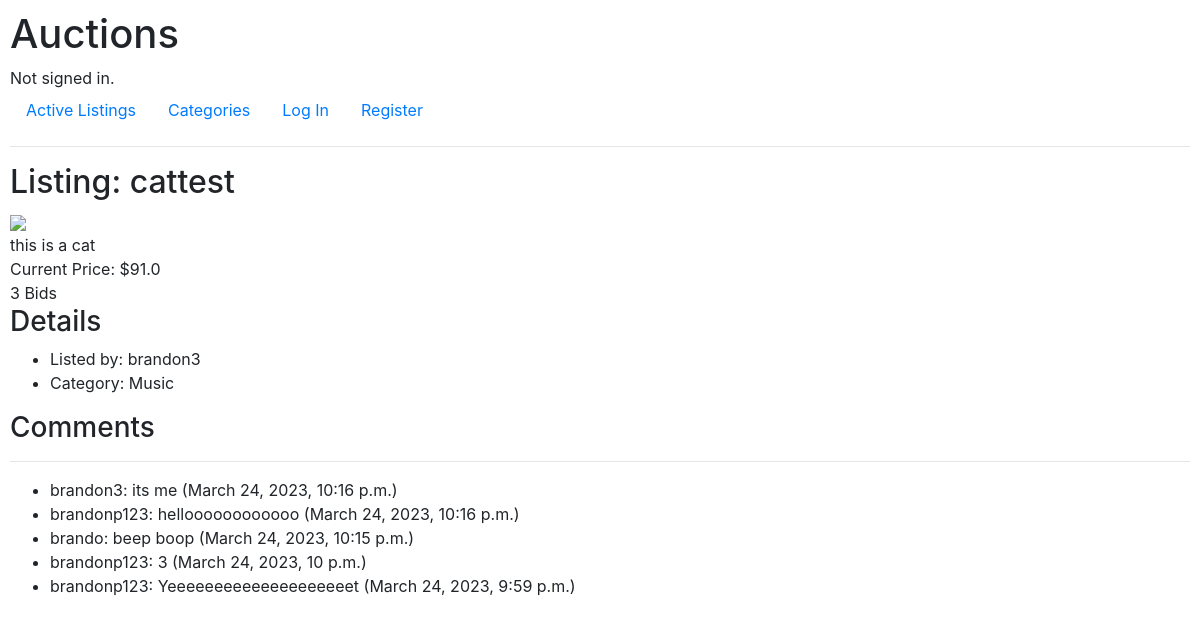
Page /listing/16 on the committed database.
### auctions/models.py (models this page shows, shortened)
class Listing(models.Model):
    title = models.CharField(max_length=50)
    description = models.CharField(max_length=1000)
    price = models.FloatField()
    image_url = models.CharField(max_length=1500, blank=True)
    is_active = models.BooleanField(default=True)
    user = models.ForeignKey(User, on_delete=models.CASCADE, blank=True, null=True, related_name="listing_user") # One user can be associated with many listings
    category = models.ForeignKey(Category, on_delete=models.CASCADE, blank=True, null=True, related_name="listing_category") # One category can be associated with many listings
    time = models.DateTimeField(auto_now_add=True) # Auto timestamp

class User(AbstractUser):
    pass

class Category(models.Model):
    category_name = models.CharField(max_length=50)
    def __str__(self):
        return self.category_name

class Comment(models.Model):
    user = models.ForeignKey(User, on_delete=models.CASCADE, blank=True, null=True, related_name="comment_user") # One user can be associated with many comments
    listing = models.ForeignKey(Listing, on_delete=models.CASCADE, blank=True, null=True, related_name="comment_listing") # One listing can be associated with many comments
    comment = models.CharField(max_length=400)
    time = models.DateTimeField(auto_now_add=True) # Auto timestamp

### auctions/views.py (the view)
# urls.py: path("listing/<str:listing_id>", views.listing, name="listing"),
def listing(request, listing_id):
    user_id = request.user.id
    filter = {"user": user_id, "listing": listing_id}
    if len(Watchlist.objects.filter(**filter)) == 1:
        in_watchlist = True
    else:
        in_watchlist = False
    current_listing = Listing.objects.get(id=int(listing_id))
    seller = User.objects.get(id=current_listing.user.id)
    comments = Comment.objects.filter(listing=current_listing.id).order_by("-time")
    bids = Bid.objects.filter(listing=current_listing.id)
    number_of_bids = len(bids)
    if number_of_bids > 0:
        highest_bid = bids.order_by("-amount")[0]
        winner_id = highest_bid.user.id
    else:
        highest_bid = None
        winner_id = None
    return render(request, "auctions/listing.html", {
        "listing": current_listing,
        "user_id": user_id,
        "in_watchlist": in_watchlist,
        "number_of_bids": number_of_bids,
        "winner_id": winner_id,
        "bid_form": BidForm,
        "comment_form": CommentForm,
        "seller": seller,
        "comments": comments
    })

### auctions/templates/auctions/listing.html (shortened to what this page needs)
{% extends "auctions/layout.html" %}
{% block body %}
    <h2>Listing: {{ listing.title }}</h2>
    <div>
        <img src="{{ listing.image_url }}" onerror="this.onerror=null;this.src='https://www.survivorsuk.org/wp-content/uploads/2017/01/no-image.jpg';" width="400px" height="auto">
    </div>
    <div>
        {{ listing.description }}
    </div>
    <div>
        Current Price: ${{ listing.price }}
    </div>
    <div>
        {{ number_of_bids }} Bids
    </div>
    <div>
        <h3>Details</h3>
    </div>
    <div>
        <ul>
            <li>Listed by: {{ seller.username }}</li>
            <li>Category: {{ listing.category }}</li>
        </ul>
    </div>
    <div>
        <h3>Comments</h3>
    </div>
    <hr>
    <div>
        <ul>
            {% for comment in comments %}
                <li>{{ comment.user }}: {{ comment.comment }} ({{ comment.time }})</li>
            {% endfor %}
        </ul>
    </div>
{% endblock %}

### auctions/static/auctions/styles.css (style rules this page uses)
body { padding: 10px; }

### rows in the picture
Listing: title "cattest", description "this is a cat", price "91.0", category "Music"
User: username "brandon3"
Comment: user "brandon3", comment "its me", time "March 24, 2023, 10:16 p.m."
Comment: user "brandonp123", comment "helloooooooooooo", time "March 24, 2023, 10:16 p.m."
Comment: user "brando", comment "beep boop", time "March 24, 2023, 10:15 p.m."
Comment: user "brandonp123", comment "3", time "March 24, 2023, 10 p.m."
Comment: user "brandonp123", comment "Yeeeeeeeeeeeeeeeeeeeet", time "March 24, 2023, 9:59 p.m."

### other values in the picture
{{ number_of_bids }} "3"
